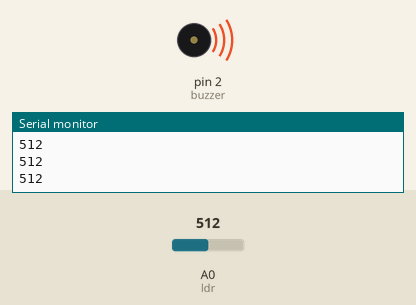
Bench run of a sketch on a simulated Arduino Uno, built with avr-gcc and run on an emulated ATmega328P. On the bench: buzzer (waves = sounding), the last lines printed to the serial monitor. The inputs (shaded band) are chosen by the test bench; at power-on: A0 (ldr) = 512.

Above: at 1.2 s.
1.3 s: A0 (ldr) set to 207
At 2.4 s:
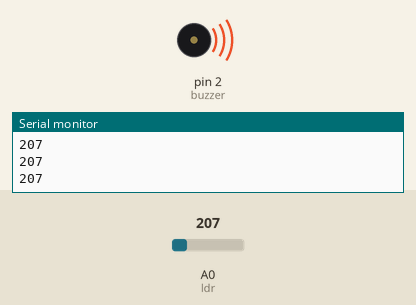
2.8 s: A0 (ldr) set to 193
4.3 s: A0 (ldr) set to 210
At 5.2 s:
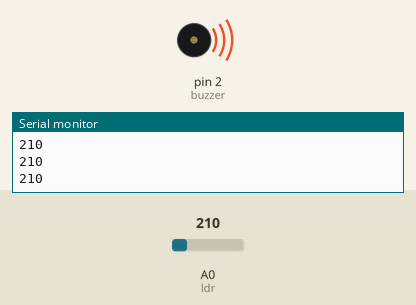
5.8 s: A0 (ldr) set to 190
Timing chart, 0 to 8.3 s (numbered marks = the images above; inputs shaded):
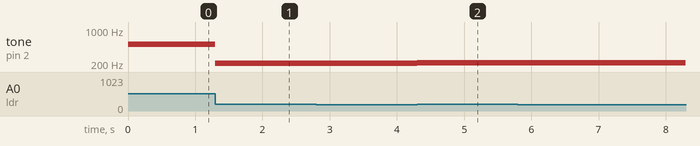

Measured:
- after the input at 1.3 s, tone on pin 2 (buzzer): 512 Hz → 207 Hz at once
- after the input at 4.3 s, tone on pin 2 (buzzer): 207 Hz → 210 Hz at once
- after the input at 5.8 s, tone on pin 2 (buzzer): 210 Hz → silent after 2.5 s

The sketch:

ldr.ino
```cpp
byte const ldr = A0;
int ldrReading = 0;
const byte buzzer = 2;

void setup() {
  pinMode(ldr, INPUT);
  pinMode(buzzer, OUTPUT);
  Serial.begin(9600);
}

void loop() {
  ldrReading = analogRead(ldr);
  tone(buzzer, ldrReading, 1000);
  if(ldrReading < 200){
    noTone(buzzer);
  }
  Serial.println(ldrReading);
}
```
